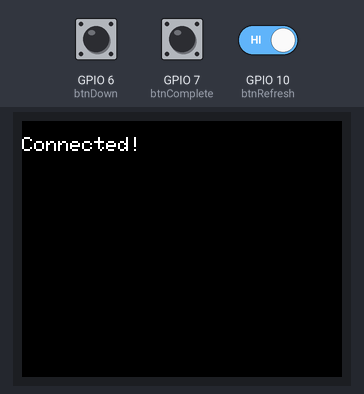
This sketch was run on a simulated ESP32-S3. On the bench: 160×128 colour display. Inputs (shaded band) come from the test bench; at power-on: GPIO 6 (btnDown) HIGH, GPIO 10 (btnRefresh) HIGH, GPIO 7 (btnComplete) HIGH. WiFi joins after 1.5 s; servers stay silent unless stated; what the sketch prints to the serial monitor is not drawn.

Above: at 2.2 s.
At 4.5 s:
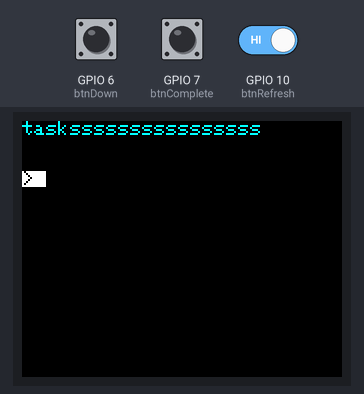
4.6 s: GPIO 6 (btnDown) pulled LOW for 1 s
At 6.8 s:
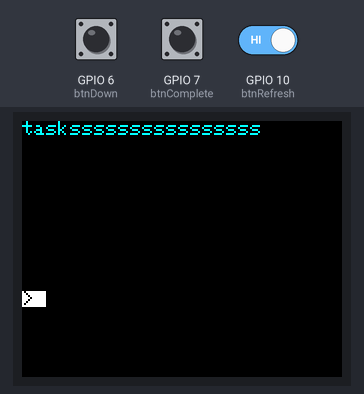
7.1 s: GPIO 6 (btnDown) pulled LOW for 0.15 s
At 8.5 s:
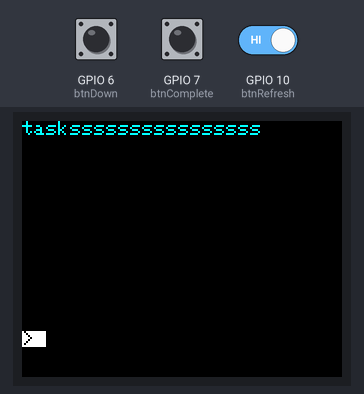
8.8 s: GPIO 6 (btnDown) driven LOW and GPIO 10 (btnRefresh) driven LOW
At 10.4 s:
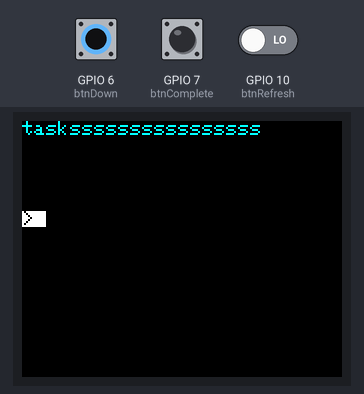
11.8 s: GPIO 6 (btnDown) driven HIGH
Timing chart, 0 to 14.4 s (numbered marks = the images above; inputs shaded):
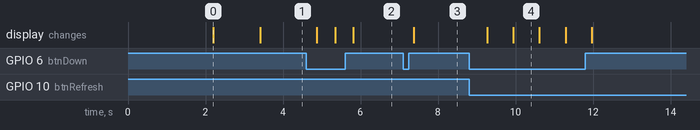

The sketch:

hctodolistdisplay.ino
```cpp
#include <Arduino.h>
#include <ArduinoJson.h>
#include <Adafruit_GFX.h>
#include <Adafruit_ST7735.h>
#include <WiFi.h>
#include <SPI.h>
#include <HTTPClient.h>

#define TFT_CS    1
#define TFT_RST   2
#define TFT_DC    3
#define TFT_SCLK  4
#define TFT_MOSI  5

const int btnDown     = 6;
const int btnComplete = 7;
const int btnRefresh  = 10;

const char* SSID = "YOUR WIFI SSID";
const char* PASSWORD = "YOUR WIFI PASSWORD";
const char* apiToken = "todoist token";

String taskNames[5];
String taskIDs[5];
int selected = 0;
bool update = true;

Adafruit_ST7735 tft = Adafruit_ST7735(TFT_CS, TFT_DC, TFT_MOSI, TFT_SCLK, TFT_RST);

void setup() {
    Serial.begin(115200);

    pinMode(btnDown, INPUT_PULLUP);
    pinMode(btnComplete, INPUT_PULLUP);
    pinMode(btnRefresh, INPUT_PULLUP);

    tft.initR(INITR_BLACKTAB); // the type of screen
    tft.setRotation(1); // this makes the screen landscape! remove this line for portrait
    Serial.println("TFT Initialized!");
    tft.fillScreen(ST77XX_BLACK); // make sure there is nothing in the buffer


    WiFi.begin(SSID, PASSWORD);
    Serial.print("Connecting to WiFi...");
    tft.setCursor(0,0); // make the cursor at the top left
    tft.setTextColor(ST77XX_WHITE);
    tft.setTextSize(1);
    tft.println("Connecting to WiFi...");


    while(WiFi.status() != WL_CONNECTED)
    {
        delay(1000);
        Serial.print(".");
    }
    Serial.printf("\nConnected!\n");
    tft.fillScreen(ST77XX_BLACK);
    tft.println("Connected!");
      delay(1000);

    HTTPClient http;
    http.begin("https://api.todoist.com/rest/v2/tasks");
    http.addHeader("Authorization", "Bearer " + String(apiToken));
    int httpCode = http.GET();
    if (httpCode == 200) {
        String payload = http.getString();
        DynamicJsonDocument doc(4096);
        deserializeJson(doc, payload);
        JsonArray array = doc.as<JsonArray>();
        for (int i = 0; i < 5; i++) {
            if (i < array.size()) {
                taskNames[i] = array[i]["content"].as<String>();
                taskIDs[i]   = array[i]["id"].as<String>();
            } else {
                taskNames[i] = "no task!!";
                taskIDs[i]   = "";
            }
        }
    }
    http.end();
}

void loop() {
    if (digitalRead(btnDown) == LOW) {
        selected++;
        if (selected > 4) {
            selected = 0;
        }
        update = true;
        delay(250);
        //scrolling select thingy button
    }

    if (digitalRead(btnComplete) == LOW) {
        String idToClose = taskIDs[selected];
        if (idToClose != "") {
            tft.fillScreen(ST77XX_RED);
            tft.setCursor(10, 50);
            tft.println("COMPLETING...");

            HTTPClient http;
            String url = "https://api.todoist.com/rest/v2/tasks/" + idToClose + "/close";
            http.begin(url);
            http.addHeader("Authorization", "Bearer " + String(apiToken));
            http.POST("");
            http.end();
            delay(500);
            update = true;
            //complete button
        }
    }

    if (digitalRead(btnRefresh) == LOW || update == true) {
        if (digitalRead(btnRefresh) == LOW) {
            HTTPClient http;
            http.begin("https://api.todoist.com/rest/v2/tasks");
            http.addHeader("Authorization", "Bearer " + String(apiToken));
            int httpCode = http.GET();
            if (httpCode == 200) {
                String payload = http.getString();
                DynamicJsonDocument doc(4096);
                deserializeJson(doc, payload);
                JsonArray array = doc.as<JsonArray>();
                for (int i = 0; i < 5; i++) {
                    if (i < array.size()) {
                        taskNames[i] = array[i]["content"].as<String>();
                        taskIDs[i]   = array[i]["id"].as<String>();
                    } else {
                        taskNames[i] = "no task here!!";
                        taskIDs[i]   = "";
                    }
                }
            }
            http.end();
            //refresh list buttonnn
        }

        tft.fillScreen(ST77XX_BLACK);
        tft.setCursor(0, 0);
        tft.setTextColor(ST77XX_CYAN);
        tft.println("taskssssssssssssssss");
        tft.println(" ");

        for (int i = 0; i < 5; i++) {
            tft.setCursor(0, 25 + (i * 20));
            if (i == selected) {
                tft.setTextColor(ST77XX_BLACK, ST77XX_WHITE);
                tft.print("> ");
                tft.println(taskNames[i]);
            } else {
                tft.setTextColor(ST77XX_WHITE, ST77XX_BLACK);
                tft.print("  ");
                tft.println(taskNames[i]);
            }
        }
        update = false;
        delay(200);
    }
}
```

Measured:
- after the input at 4.6 s, the display: first changes after 0.27 s (image 2 shows a later state)
- after the input at 7.1 s, the display: changes after 0.27 s (image 3)
- after the input at 8.8 s, the display: first changes after 0.47 s (image 4 shows a later state)
- what the display in image 0 shows lasts 1.2 s, from 2.2 s to 3.4 s
- what the display in image 4 shows lasts 0.7 s, from 9.9 s to 10.6 s
